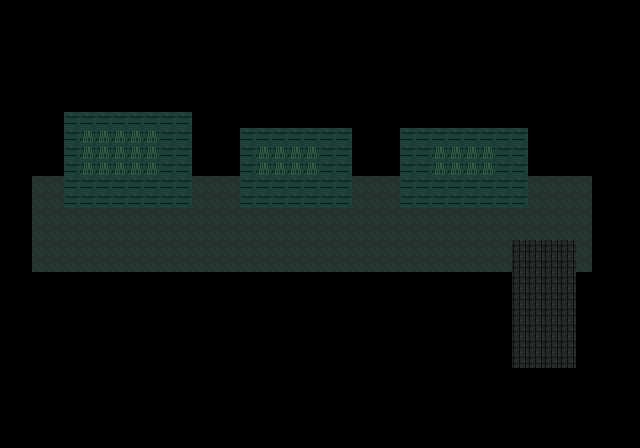

Below is a game level as drawn by its tile map, then a one-line description and the .tmx that defines it (tile-layer data replaced by summaries):
An orthogonal 40x28 tile map with 16x16 px tiles, 4 tile layers (Ground, Walls, Decor, Objects), 1 hidden layer not drawn and 13 objects (4x monster, 2x spawn, 2x npc, 2x loot, 2x story, ...).

<map version="1.10" tiledversion="1.11.0" orientation="orthogonal" renderorder="right-down" width="40" height="28" tilewidth="16" tileheight="16" infinite="0" nextlayerid="7" nextobjectid="14">
 <properties>
  <property name="style" value="pixel_beta_cletus" />
  <property name="area_id" value="cletus_caravan_road" />
  <property name="title" value="Caravan Ambush" />
  <property name="music_hint" value="urgent_dark_fantasy" />
 </properties>
 <tileset firstgid="1" name="veyrindel_dungeon_16" tilewidth="16" tileheight="16" tilecount="32" columns="8">
  <image source="tilesets/veyrindel_dungeon_16.png" width="128" height="64" />
 </tileset>
 <layer id="1" name="Ground" width="40" height="28">
  <data>[1120 cells, 311 non-empty, 3 distinct tile ids]</data>
 </layer>
 <layer id="2" name="Walls" width="40" height="28">
  <data>[1120 cells, 0 non-empty, 0 distinct tile ids]</data>
 </layer>
 <layer id="3" name="Decor" width="40" height="28">
  <data>[1120 cells, 31 non-empty, 1 distinct tile ids]</data>
 </layer>
 <layer id="4" name="Objects" width="40" height="28">
  <data>[1120 cells, 0 non-empty, 0 distinct tile ids]</data>
 </layer>
 <layer id="5" name="Collision" width="40" height="28" opacity="0.28" visible="0">
  <data>[1120 cells, 809 non-empty, 1 distinct tile ids]</data>
 </layer>
 <objectgroup id="6" name="Entities">
  <object id="1" name="caravan_start" type="spawn" x="64" y="224" width="16" height="16">
   <properties>
    <property name="spawn_id" value="caravan_start" />
    <property name="facing" value="east" />
   </properties>
  </object>
  <object id="2" name="from_cave" type="spawn" x="528" y="336" width="16" height="16">
   <properties>
    <property name="spawn_id" value="from_cave" />
    <property name="facing" value="north" />
   </properties>
  </object>
  <object id="3" name="caravan_route_sign" type="npc" x="528" y="320" width="16" height="16">
   <properties>
    <property name="text" value="Caravan road. The way back is blocked by fire and raiders. The cave mouth is south." />
    <property name="sprite" value="" />
   </properties>
  </object>
  <object id="4" name="wounded_guard" type="npc" x="112" y="208" width="16" height="16">
   <properties>
    <property name="text" value="The guard shoves a dented shield at Cletus. &quot;Hold the road long enough to run.&quot;" />
    <property name="sprite" value="" />
   </properties>
  </object>
  <object id="5" name="dented_shield" type="loot" x="128" y="224" width="16" height="16">
   <properties>
    <property name="kind" value="shield" />
    <property name="amount" value="1" />
    <property name="text" value="Cletus straps on a dented caravan shield. Defense rises." />
   </properties>
  </object>
  <object id="6" name="travelers_potion" type="loot" x="288" y="192" width="16" height="16">
   <properties>
    <property name="kind" value="potion" />
    <property name="amount" value="1" />
    <property name="text" value="A red potion rolls out from under a shattered wagon." />
   </properties>
  </object>
  <object id="7" name="cleave_lesson" type="story" x="176" y="224" width="16" height="16">
   <properties>
    <property name="text" value="Cletus remembers his training: Cleave can strike every enemy next to him once per round." />
    <property name="once" value="true" />
    <property name="ability" value="cleave" />
   </properties>
  </object>
  <object id="8" name="goblin_looter_01" type="monster" x="224" y="208" width="16" height="16">
   <properties>
    <property name="encounter" value="caravan_goblin" />
    <property name="note" value="" />
   </properties>
  </object>
  <object id="9" name="goblin_looter_02" type="monster" x="256" y="240" width="16" height="16">
   <properties>
    <property name="encounter" value="caravan_goblin" />
    <property name="note" value="" />
   </properties>
  </object>
  <object id="10" name="orc_raider" type="monster" x="368" y="208" width="16" height="16">
   <properties>
    <property name="encounter" value="caravan_orc" />
    <property name="note" value="" />
   </properties>
  </object>
  <object id="11" name="goblin_chaser" type="monster" x="448" y="240" width="16" height="16">
   <properties>
    <property name="encounter" value="caravan_goblin" />
    <property name="note" value="" />
   </properties>
  </object>
  <object id="12" name="overrun_warning" type="story" x="464" y="224" width="16" height="16">
   <properties>
    <property name="text" value="More raiders pour around the caravan. Cletus can win fights, but not the whole ambush. The cave path is the only way out." />
    <property name="once" value="true" />
   </properties>
  </object>
  <object id="13" name="to_cave_mouth" type="exit" x="544" y="352" width="16" height="16">
   <properties>
    <property name="target_map" value="cletus_escape_cave" />
    <property name="target_spawn" value="cave_entry" />
    <property name="text" value="Cletus dives into the cave as shouts crash against the stone behind him." />
   </properties>
  </object>
 </objectgroup>
</map>
